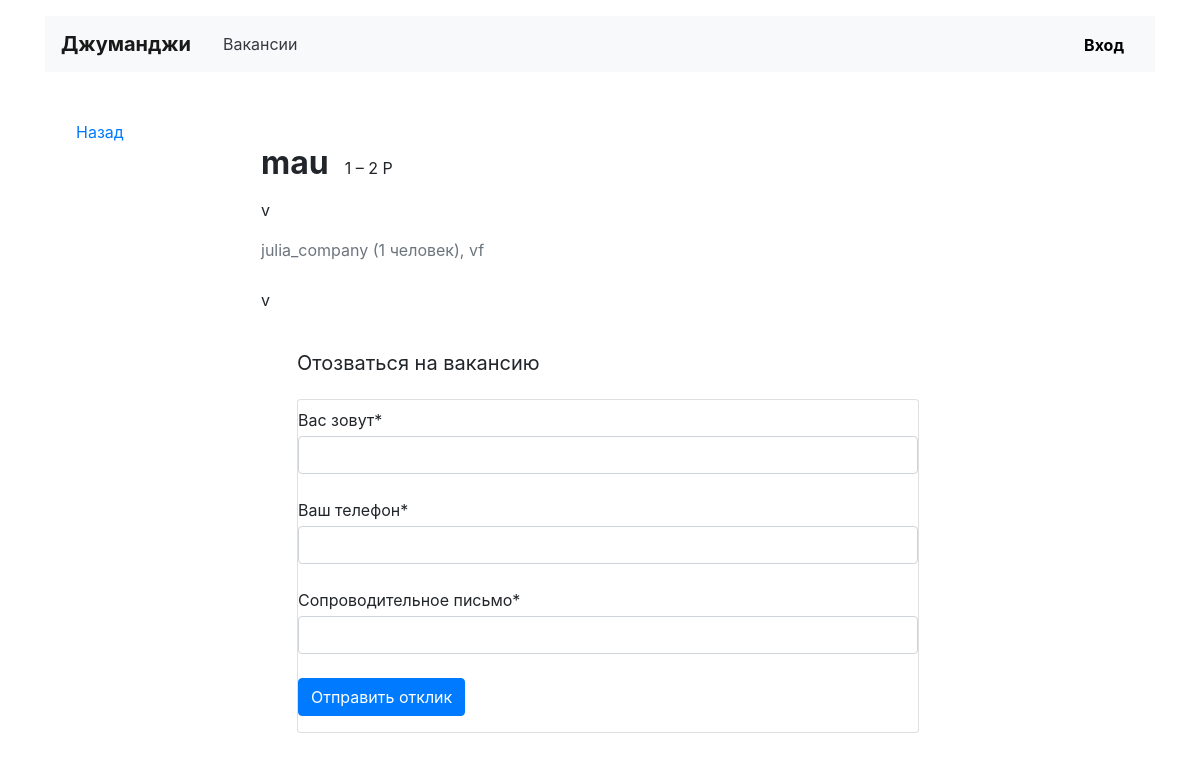
Before: /vacancies/10/ with the older database file.
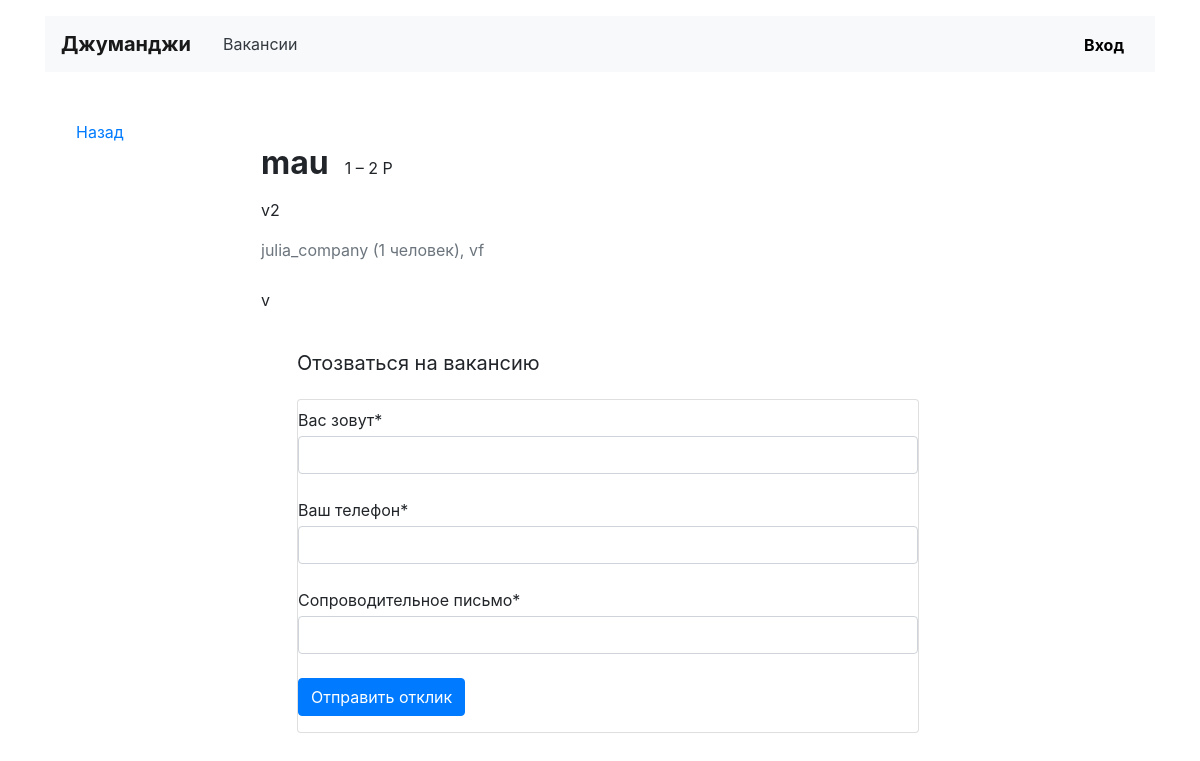
After: the same page with the newer database file.
### vacancies/models.py (models this page shows, shortened)
class Vacancy(models.Model):
    title = models.CharField(max_length=120)
    specialty = models.ForeignKey(Specialty, on_delete=models.CASCADE, related_name='vacancies')
    company = models.ForeignKey(Company, on_delete=models.CASCADE, related_name='vacancies')
    skills = models.TextField()
    description = models.TextField()
    salary_from = models.IntegerField()
    salary_to = models.IntegerField()
    posted = models.DateTimeField()

class Company(models.Model):
    title = models.CharField(max_length=120)
    location = models.CharField(max_length=120)
    logo = models.ImageField(upload_to=settings.MEDIA_COMPANY_IMAGE_DIR, null=True, blank=True)
    description = models.TextField()
    employee_count = models.IntegerField()
    owner = models.OneToOneField(User, on_delete=models.CASCADE)

### vacancies/views.py (the view, shortened to what this page needs)
# urls.py: path('vacancies/<int:vacancy_id>/', VacancyView.as_view(), name='vacancy'),
class VacancyView(TemplateView):
    template_name = 'vacancies/vacancy.html'
    def get_context_data(self, **kwargs):
        context = super(VacancyView, self).get_context_data(**kwargs)
        vacancy_id = self.kwargs['vacancy_id']
        instance_of_model = get_object_or_404(Vacancy, id=vacancy_id)
        context['vacancy'] = instance_of_model
        application_form = ApplicationForm()
        application_form.helper.form_action = reverse('vacancy', kwargs={'vacancy_id': vacancy_id})
        context['form'] = application_form
        return context

### vacancies/forms.py
class ApplicationForm(forms.Form):
    username = forms.CharField(label='Вас зовут')
    phone = forms.CharField(label='Ваш телефон')
    cover_letter = forms.CharField(label='Сопроводительное письмо')
    class Meta:
        model = Application
        fields = ('username', 'phone', 'cover_letter')
    def __init__(self, *args, **kwargs):
        super().__init__(*args, **kwargs)
        self.helper = FormHelper()
        self.helper.form_method = 'POST'
        self.helper.form_action = reverse('vacancy', kwargs={'vacancy_id': 0})
        self.helper.add_input(Submit('submit', 'Отправить отклик'))
        self.helper.form_class = 'card mt-4 mb-3'
        self.helper.label_class = 'mb-1 mt-2'

### templates/vacancies/vacancy.html (shortened to what this page needs)
{% extends 'vacancies/base.html' %}
{% load static %}
{% block container %}
{% load crispy_forms_tags %}
    <main class="container mt-3 pb-5">
        <div class="row mt-5">
            <div class="col-12 col-lg-2">
                <div class="pl-3 mb-5">
                    <p><a href="{% url 'main' %}">Назад</a></p>
                </div>
            </div>
            <div class="col-12 col-lg-8">
                <section class="pl-3">
                    <div class="d-flex align-items-baseline align-content-baseline">
                        <h1 class="h2 mt-4 font-weight-bold">{{ vacancy.title }}</h1>
                        <p class="m-0 pl-3">{{ vacancy.salary_from }} – {{ vacancy.salary_to }} Р</p>
                    </div>
                    <p class="mt-2">{{ vacancy.skills }}</p>
                    <p class="text-muted mb-4">{{ vacancy.company.title }} ({{ vacancy.company.employee_count }}
                        человек), {{ vacancy.company.location }}</p>
                    <div style="line-height: 1.8;">
                        {{ vacancy.description|safe }}
                    </div>
                    <div class="card-body mx-3">
                        <p class="h5 mt-3 font-weight-normal">Отозваться на вакансию</p>
                        <div class="form-group">
                            {% crispy form %}
                        </div>
                    </div>
                </section>
            </div>
        </div>
    </main>
{% endblock %}

Changed rows visible on the page:
changed Vacancy "mau": skills "v" → "v2"
